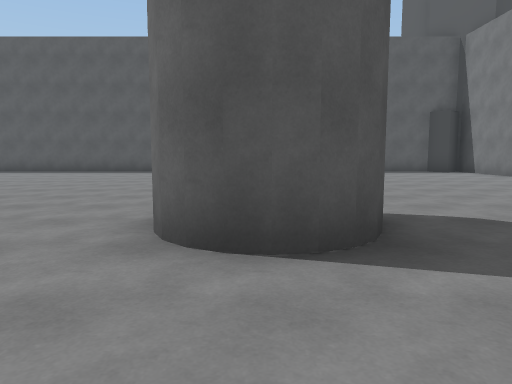
View 1 (above)

18 first-person views from a walk through a Unity game level. The camera is 1.3 m above the floor, tilts 6° down and sees 70° across. The floor is counted in squares, 2 m on a side. Each view is taken from the middle of a square. On the plan, view 1 faces up. The plan holds only what a view shows up to about 11 squares ahead; the rest is blank. The place goes on beyond the plan. The player character is not drawn. Some animated figures are not drawn.

View 2
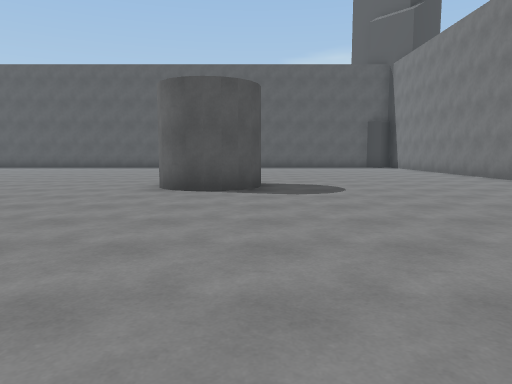

View 3
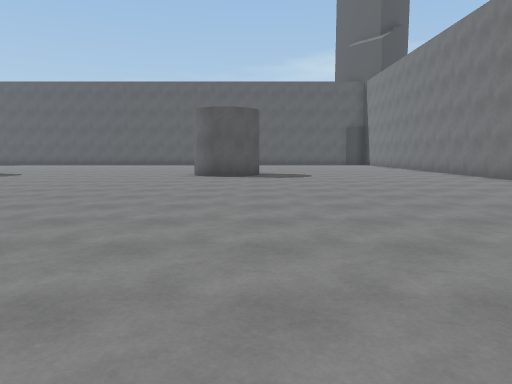

View 4
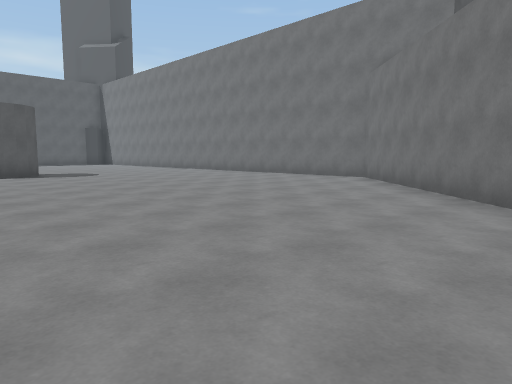

View 5
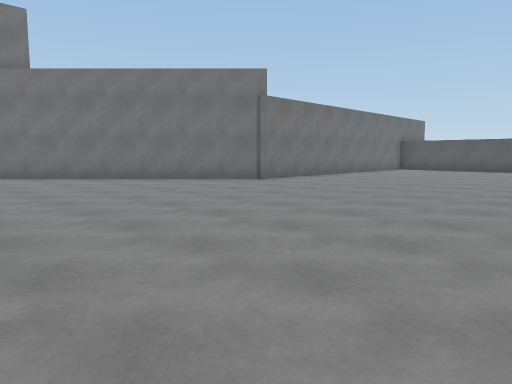

View 6
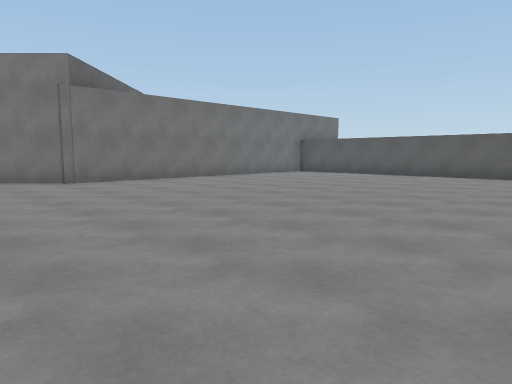

View 7
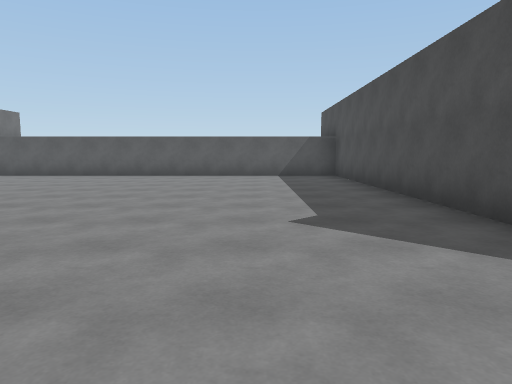

View 8
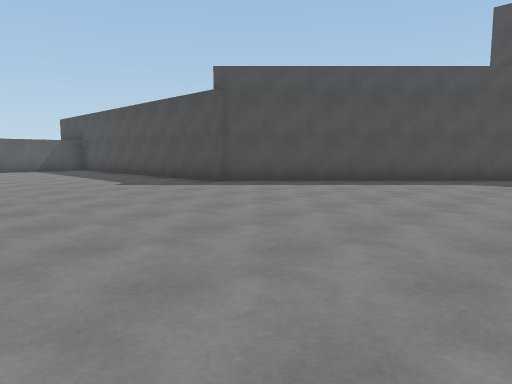

View 9
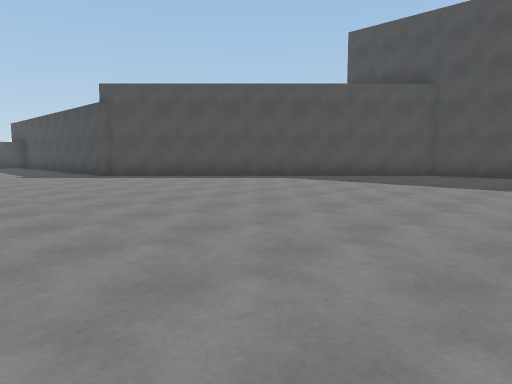

View 10
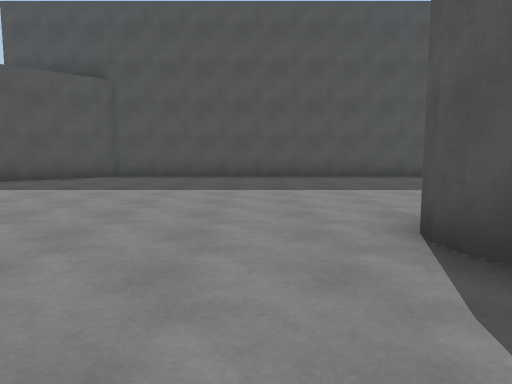

View 11
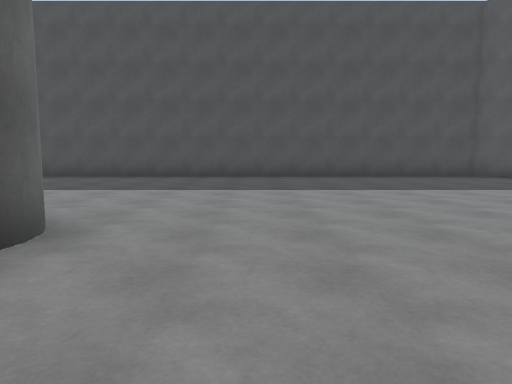

View 12
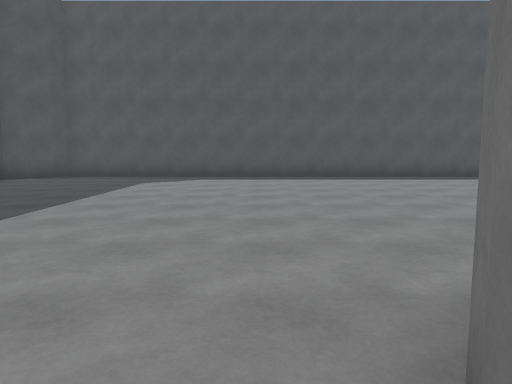

View 13
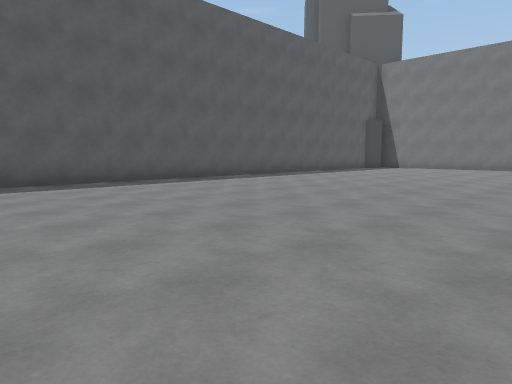

View 14
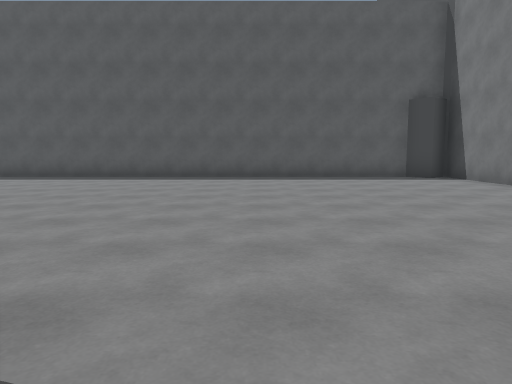

View 15
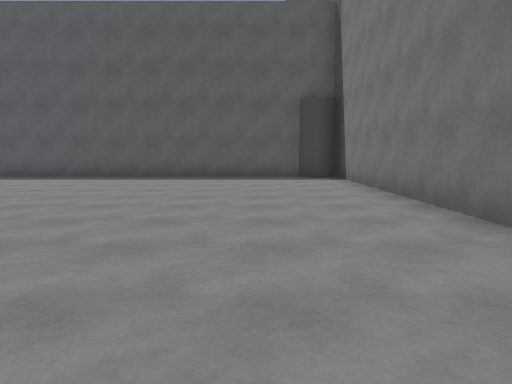

View 16
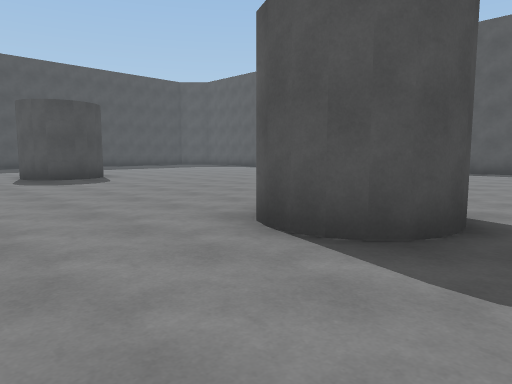

View 17
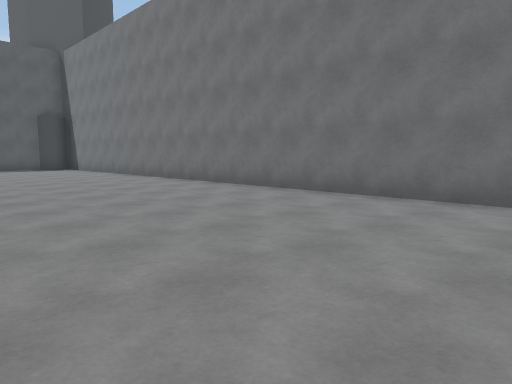

View 18
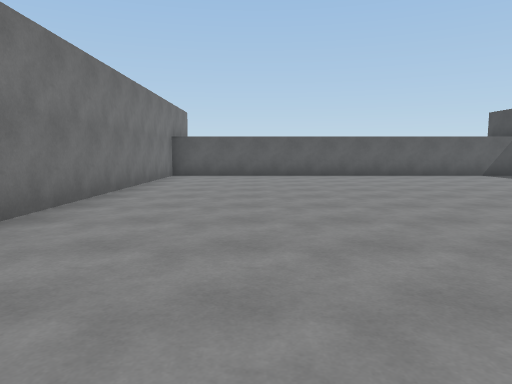

### Floor plan
Points are (right, up) in squares from view 1. A wall is a line through its corners. A room is listed if a view was taken in it or the views show most of it. See-through windows are left out.
Room 1 (views 1, 2, 3, 4, 5, 6, 7, 8, 9, 10, 11, 12, 13, 14, 15, 16, 17, 18)
walls: (-0.4, 2.4) (-0.7, 2.7) (-0.9, 3.1); (-7.9, 4) (-7.6, 3.5) (-7.7, 3) (-7.9, 2.6) (-8.4, 2.3); (1.1, 3.1) (0.9, 2.7) (0.6, 2.4); (-9.6, 3.5) (-9.4, 4) (-8.9, 4.3); (-9.3, -9.6) (-9.3, -17.8) (1.5, -17.8) (1.5, -9.8) (7.3, -4) (7.3, 13.1); (6.3, 13.3) (-15.2, 13.3) (-16.3, 12.1) (-16.3, -3) (-9.6, -9.7)

Positions as (right, up) in squares from view 1, and headings:
1: (0, 0), facing up
2: (1, -4), facing up
3: (1, -8), facing up
4: (-2, -9), facing up-right
5: (-5, -3), facing down-right
6: (-7, -7), facing down-right
7: (-7, -7), facing down
8: (-4, -3), facing down-left
9: (-5, 1), facing down-left
10: (-6, 1), facing left
11: (-6, 6), facing left
12: (-10, 3), facing up
13: (-9, 5), facing up-right
14: (2, 3), facing up
15: (5, 3), facing up
16: (2, 0), facing up-left
17: (2, -3), facing up-right
18: (-1, -7), facing down
